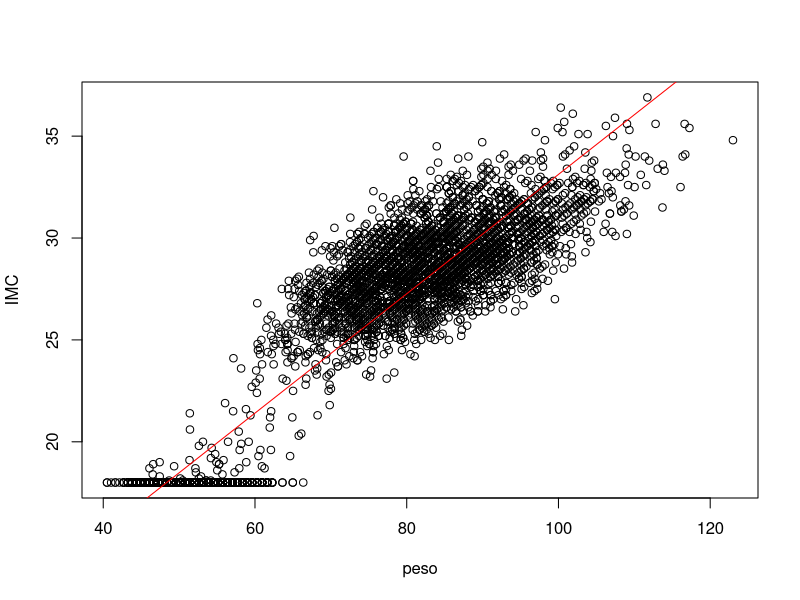
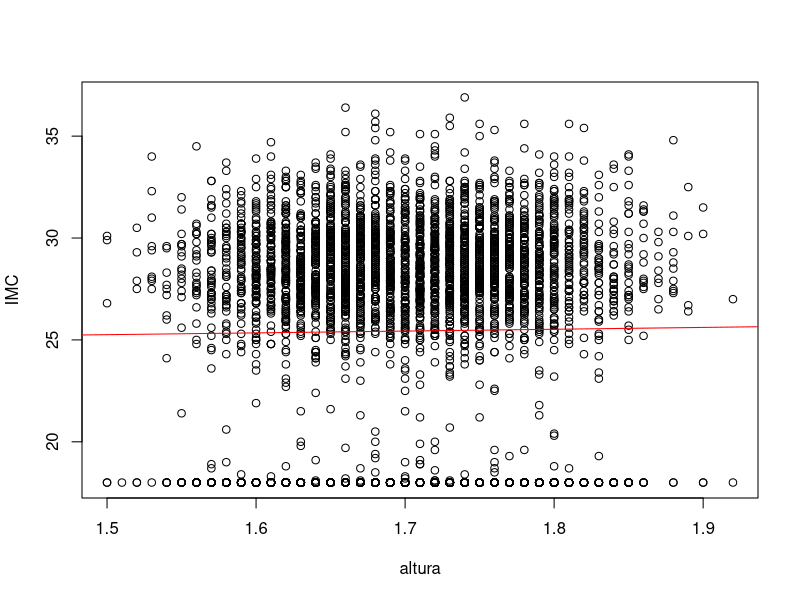
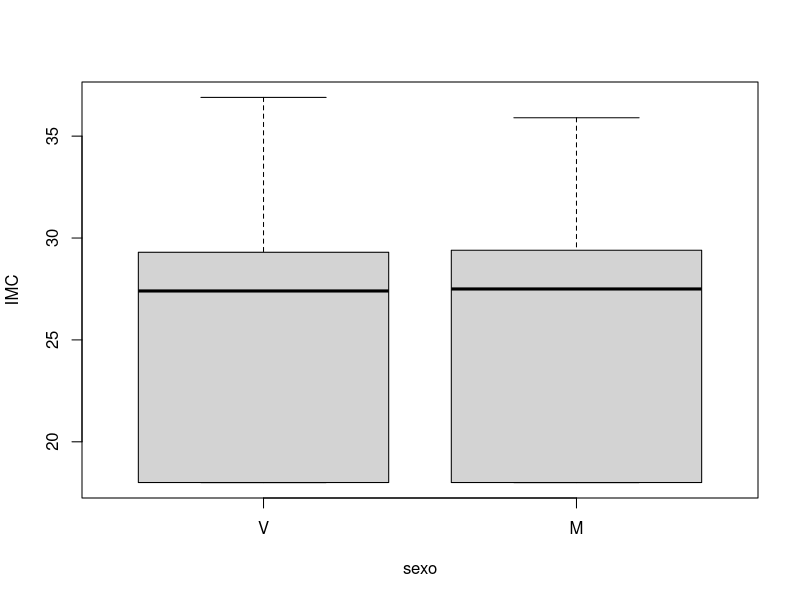
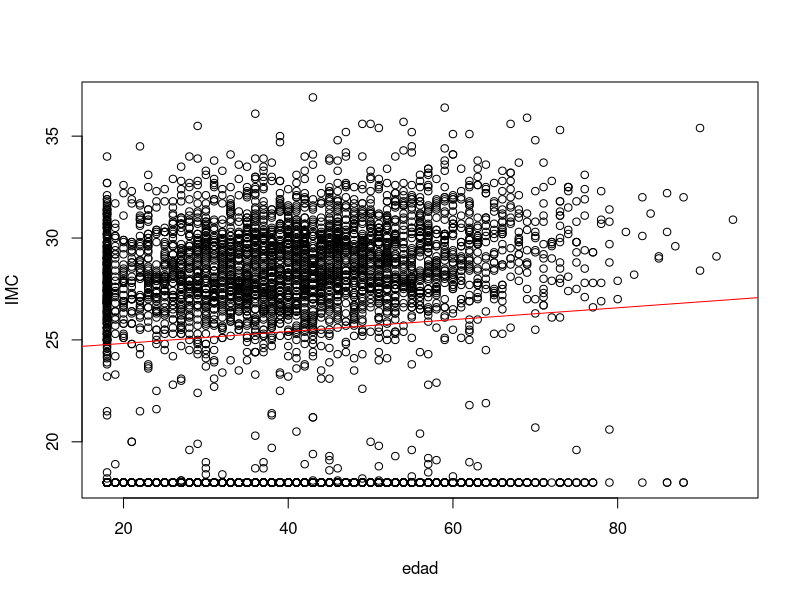
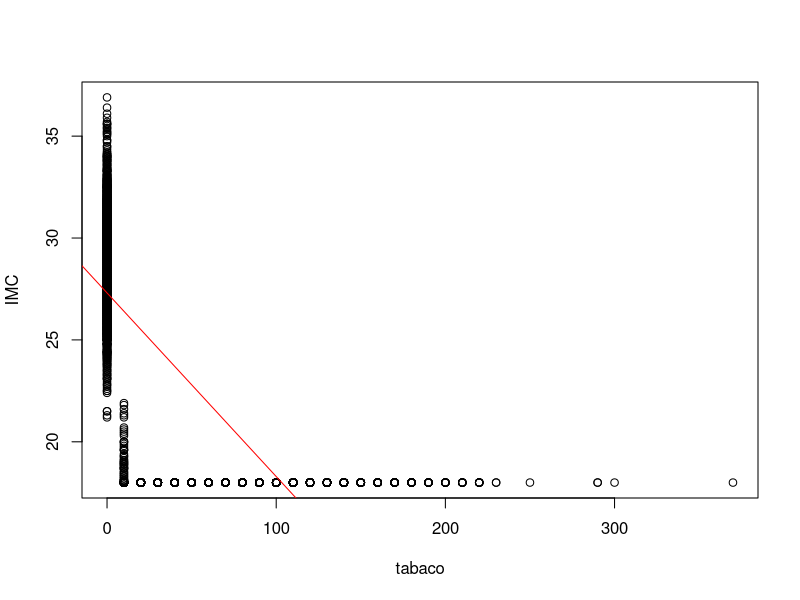
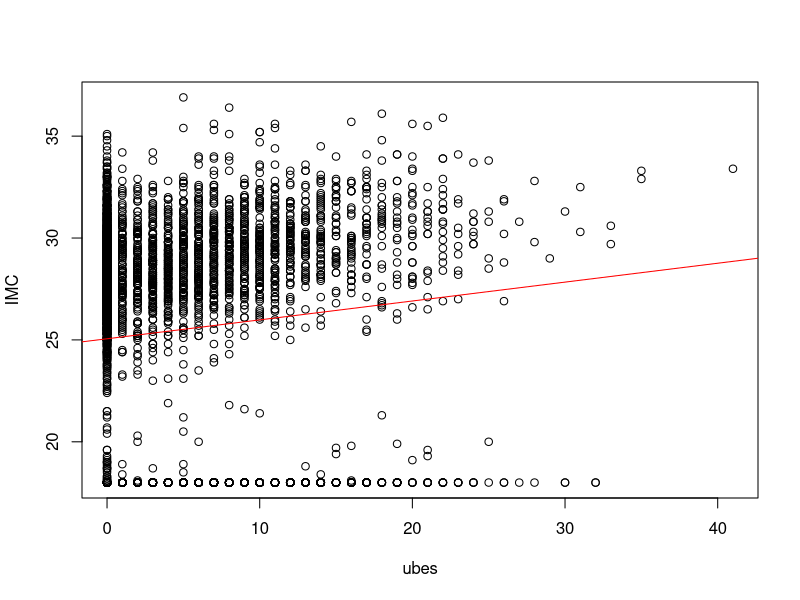
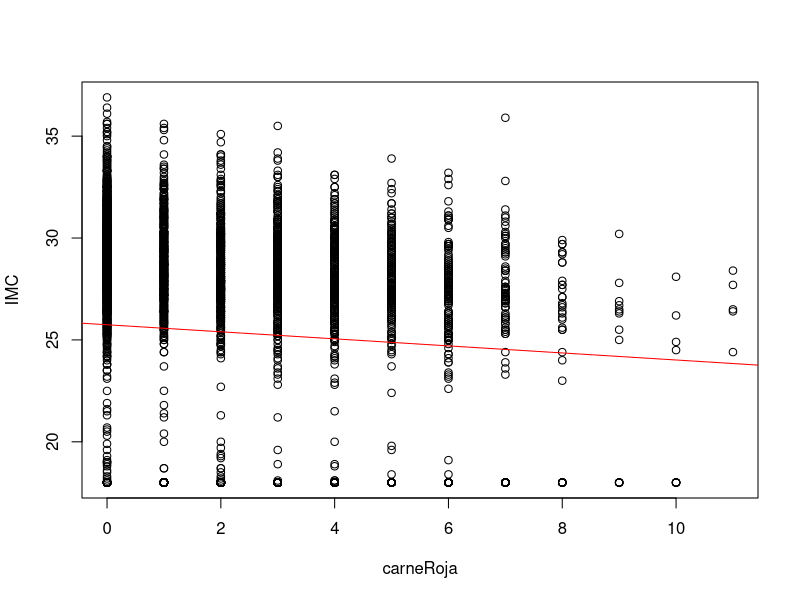
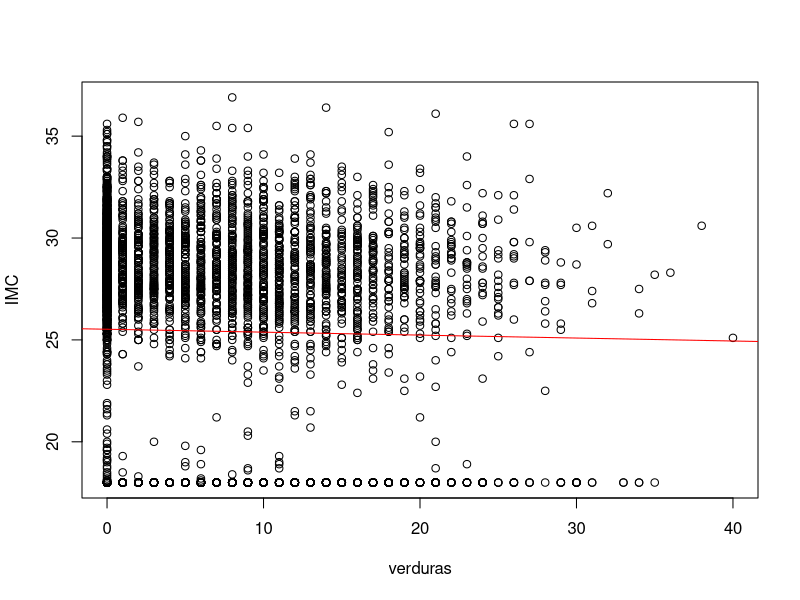

Here is the R script that generated these plots, in order:
# Importamos la libreria que utilizaremos para crear un tibble. Este es similar
# a read.csv pero añade nuevas funcionalidades.

library(tidyverse)
library(readr)
library(purrr)

# Añado mi directorio como ruta del trabajo
setwd("~/Universidad/Estadistica/Trabajo R")

# Para cargar el fichero usamos read_csv dando como parametros el nombre del archivo y col_types. Este último nos permite definir el tipo
# de dato que representa cada columno. En este caso hay algunas columnas que no representan datos numéricos sino que son datos
# cualitativos. A todos estos les pongo la propiedad col_factor(). Por ejemplo sexo representa un factor de dos niveles.

data <- read_csv("21425.csv", col_types=cols(.default=col_double(), sexo=col_factor(),
                                             dietaEsp=col_factor(), nivEstPad=col_factor(),
                                             nivEstudios=col_factor(), nivIngresos=col_factor()))

# Añadimos la columna IMC la cual representa el indice de masa corporal de cada individuo.

data$IMC <- data$peso/data$altura^2


# Eliminamos las filas que contengan algún NA en sus columnas. Este método omite todas las filas con algún NA.

data <- na.omit(data)

# Calculamos la media de todas las columnas numéricas.
# Para ello creamos un nuevo dataframe que filtre aquellas columnas que solo sean numéricas haciendo uso de la funcion keep
# importada de purrr

dfNumerico <- keep(data,is.numeric)
medias <- map_dbl(dfNumerico, mean)
medias
# Calculamos la desviación tipica de cada columna numérica. Para ello partimos del df procesado con datos numéricos.
# "%>%" Nos permite pasar el resultado del calculo anterior a el como parametro al cálculo siguiente.
# De esta forma con el método summarise_all calcula lo definido en la función para todas las columnas del dataframe.
# Esto devuelve un dataframe que convertimos en un vector de resultados utilizando map_dbl y esta funcion específica.

desvTipicas <- dfNumerico %>% 
  summarise_all(function(x) sqrt(mean(x^2) - mean(x)^2)) %>%
  map_dbl(function(x) x)
desvTipicas
# Calculamos los coeficientes de regresion y el coeficiente de determinación
# para las 12 regresiones lineales unidimensionales.

varPredictorias <- names(data[3:14])
varPredictorias
# Creo una funcion para calcular los ceficientes de regresión haciendo uso de la función lm y summary para obtener un resumen de
# las principales propiedades.

coefRegresion <- function(df,y,x){
  modelo <- lm(y ~ x, df)
  summary(modelo)$coefficients[2]
}

# Creo una función para obtener el R2 del modelo.

calcR2 <- function(df,y,x){
  modelo <- lm(y ~ x, df)
  summary(modelo)$r.squared
}

# Haciendo uso de map_dbl puedo calcular una funcion para cada  elemento de un vector
# siendo este el dado como parametro .x
# Es este caso calculo el coeficiente de regresión para todos los valores del vector
# varPredictorias y los guardo en un vector llamado coeficientes.

coeficientes <- map_dbl(varPredictorias, ~ coefRegresion(data,data$IMC, data[[.]]))
coeficientes
# De igual forma calculamos el R2 de cada valor del vector varPredictorias.

valoresR2 <- map_dbl(varPredictorias, ~ calcR2(data,data$IMC, data[[.]]))
valoresR2
# Creamos una función que nos devuelva una lista con el nombre de las variables
# "x", "y" y el modelo. esta lista la utilizremos para crear los plots con mayor facilidad

linearAdjust <- function(df, y, x) {
  list(x=x, y=y, mod=lm(str_c(y, "~", x), df))
}

# Creamos una función para crear el plot o el boxplot correspondiente y guardarlo
# en la ubicación definida.
# Si el valor del elemento es numérico se realizará un plot. En otro caso un boxplot.
# abline crea una recta en el plot que representa la recta de regresión.

dibujarModelos <- function(mod) {
  jpeg(str_c("./Imagenes/", mod$x, ".jpeg"))
  
  if (is.numeric(data[[mod$x]])) {
    plot(data[[mod$x]], data[[mod$y]], xlab=mod$x, ylab=mod$y)
    abline(mod$mod, col="red")  
  }else{
    boxplot(formula=data[[mod$y]] ~ data[[mod$x]], xlab=mod$x, ylab=mod$y)
  }
  
  dev.off()
}

# A continuación utilizamos un map para realizar la funcion linearAdjust a todos
# las columnas del dataframe.

mods <- names(data) %>% map(~linearAdjust(data, "IMC", .))

# Utilizando el metodo walk para generar los graficos. Creo la carpeta imagenes
# en caso de no estarlo.
dir.create("Imagenes")
mods %>% walk(dibujarModelos)

# Separamos el dataframe en 3 sets distintos. Entrenamiento, test y validacion.
# Para ello creo una función que tome como parametros el dataframe y los porcentajes
# Haciendo uso de sample y setdiff creo muestras del dataframe con la longitud indicada.
# Por ultimo guardo los 3 subsets en una lista.

separarSets <- function(df, p1, p2) {
  rDf <- 1:nrow(df)
  rTrain <- sample(rDf, p1 * length(rDf))
  rResto  <- setdiff(rDf, rTrain)
  rTest <- sample(rResto, p2*length(rDf))
  rValid <- setdiff(rResto, rTest)
  
  list(train=df[rTrain,], test=df[rTest,], valid=df[rValid,])  
}

setsSeparados <- separarSets(data,.6,.2)

# Buscamos cual de las 12 variables es la que mejor explica la variable IMC. Para ello
# creamos una funcion que calcule el el R2 ajustado

calcR2ajst <- function(df, mod, y) {
  MSE <- mean((df[[y]] - predict.lm(mod, df)) ^ 2)
  varY <- mean(df[[y]] ^ 2) - mean(df[[y]]) ^ 2
  R2 <- 1 - MSE / varY
  ajR2 <- 1 - (1- R2) * (nrow(df) - 1) / (nrow(df) - mod$rank)
  ajR2
}

# Calculamos el coeficiente de determinación 

calcModR2 <- function(dfTrain, dfTest, y, x) {
  mod <- linearAdjust(dfTrain, y, x)
  calcR2ajst(dfTest, mod$mod, y)
}

# Calculamos los R2 ajustados de cada una de las variables. Estás determinarán como de
# dependientes son las variables. Aquella con el valor más alto, será la más relaciada.

AjstR2 <- varPredictorias %>%
  map_dbl(calcModR2,dfTrain=setsSeparados$train,dfTest=setsSeparados$test,y="IMC")

#Aquí calculamos la mejor variable que explique el IMC

x <- which.max(AjstR2)
mejorVar <- varPredictorias[x]

# La mejor variable y su valor:

mejorVar
AjstR2[x]

# Creamos una función para calcular el mejor ajuste

encontrarMejorAjuste <- function(dfTrain, dfTest, varPos) {
  bestVars <- character(0)
  aR2      <- 0
  
  repeat {
    aR2v <- map_dbl(varPos, ~calcModR2(dfTrain, dfTest, "IMC", c(bestVars, .)))
    i    <- which.max(aR2v)
    aR2M <- aR2v[i]
    if (aR2M <= aR2) break
    
    cat(sprintf("%1.4f %s\n", aR2M, varPos[i]))
    aR2 <- aR2M
    bestVars <- c(bestVars, varPos[i])
    varPos   <- varPos[-i]
  }
  
  mod <- linearAdjust(dfTrain, "IMC", bestVars)
  
  list(vars=bestVars, mod=mod)
}

mejorAjuste <- encontrarMejorAjuste(setsSeparados$train, setsSeparados$test, varPredictorias)
mejorMod <- mejorAjuste$mod$mod
calcR2ajst(setsSeparados$valid, mejorMod, "IMC")

# Leemos el dataframe eval

dfEval <- read_csv("eval.csv")

# Para predecir las nueva variable IMC utilizaremos predict.lm
# Creamos la nueva columna con los valores.
# Calculamos el peso en función a la altura y al nuevo IMC. 

dfEval["IMC"] <- predict.lm(mejorMod, dfEval)
dfEval["Peso"] <- dfEval$IMC*dfEval$altura^2

# Guardamos en el archivo evalX el dataframe dfEval

write.csv(dfEval, "evalX.csv", row.names = FALSE)

